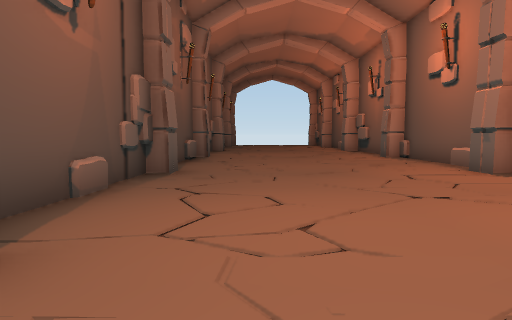
view 1 (above)

15 first-person views from a walk through a scene from a Unity 3-D project. The camera is 1.5 m above the floor, tilts 4° down and sees 75° across. The floor is counted in squares, 2 m on a side. Each view is taken from the middle of a square. On the plan, view 1 faces up. The plan holds only what a view shows up to about 11 squares ahead; the rest is blank. The place goes on beyond the plan.

view 2
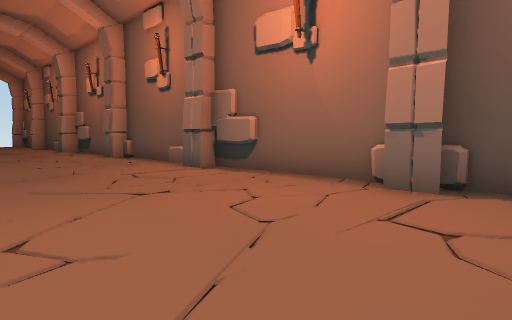

view 3
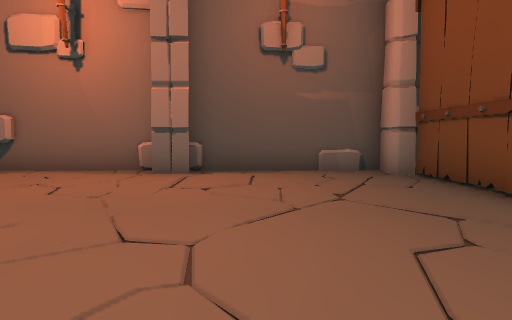

view 4
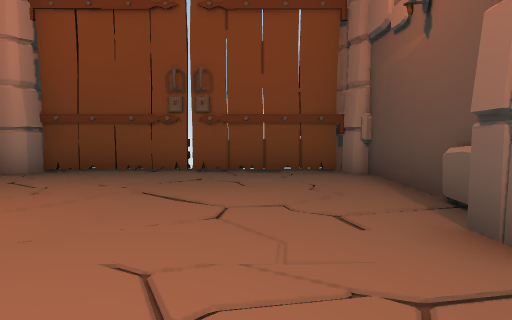

view 5
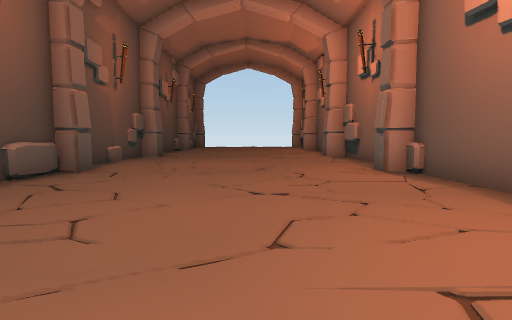

view 6
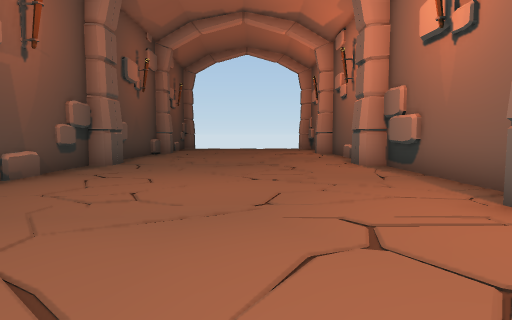

view 7
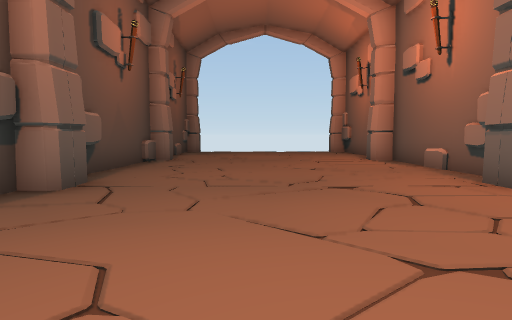

view 8
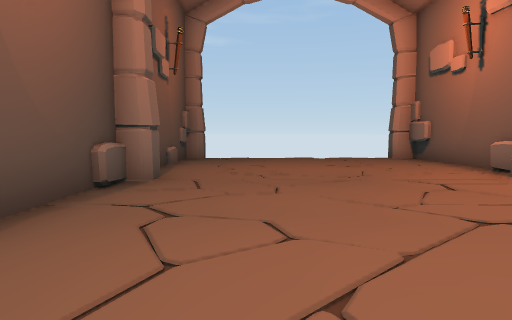

view 9
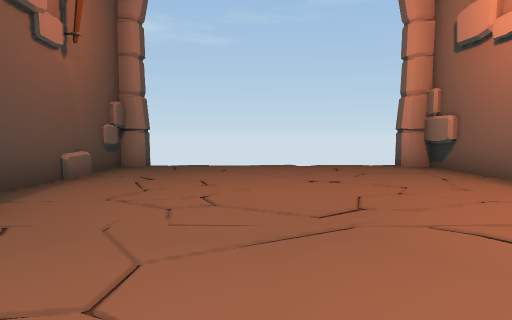

view 10
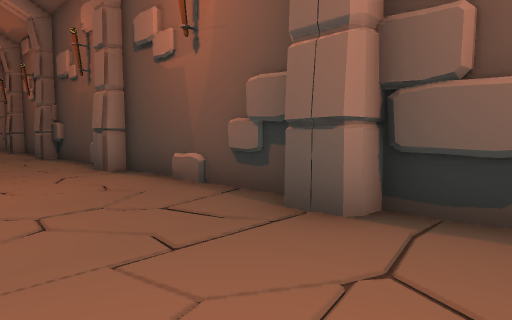

view 11
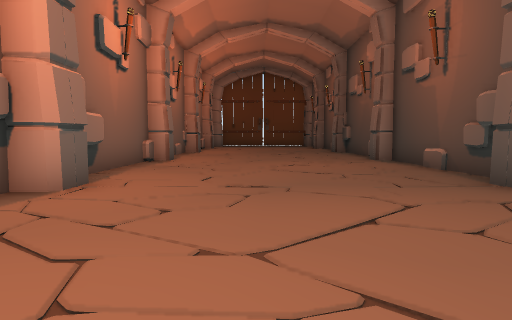

view 12
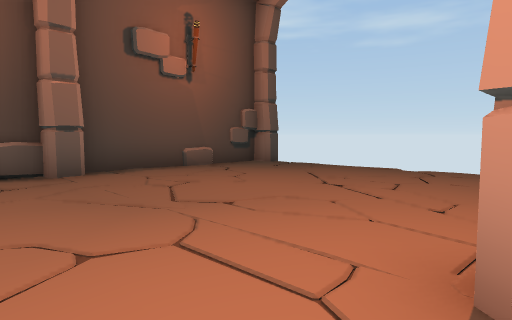

view 13
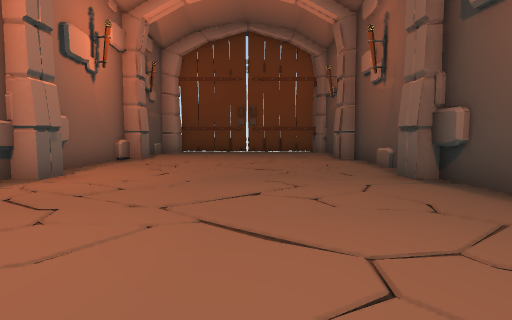

view 14
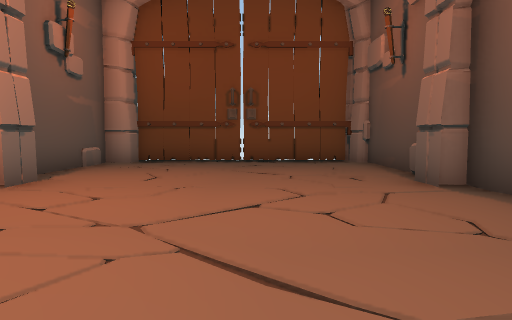

view 15
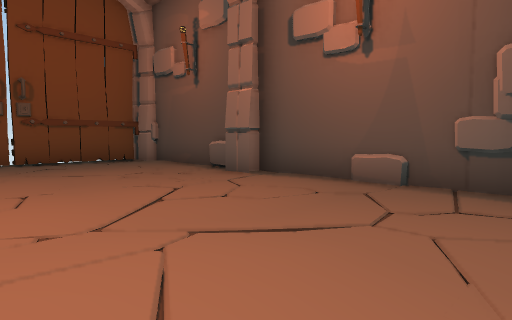

### Floor plan
Points are (right, up) in squares from view 1. A wall is a line through its corners. A room is listed if a view was taken in it or the views show most of it. See-through windows are left out.
Room 1 (views 1, 2, 3, 4, 5, 6, 7, 8, 9, 10, 11, 12, 13, 14, 15)
walls: (5.4, 12.5) (5.4, 17.6) (4.7, 17.6) (4.7, 18.5) (5.4, 18.5) (5.3, 23.6) (4.7, 23.6) (4.7, 24.1); (-1.9, 12.5) (-1.9, 12.1); (-2.1, 12.1) (-2.1, 10.6); (5.2, 15.9) (5.2, 16.7); (-2.3, 12.1) (-2.3, 7.1); (4.8, 7.1) (5.5, 7.1); (-2.1, 7.9) (-2.1, 7.1) (-1.8, 7.1); (-1.7, 7.4) (-1.7, 6.6) (-2.4, 6.6); (5.4, 6.9) (4.9, 6.9); (4.7, 6.5) (4.7, 7.4); (-1.8, 6.9) (-2.3, 6.9) (-2.3, 1.8) (-1.8, 1.8); (5.2, 2) (5.2, 2.5); (-1.7, 2.1) (-1.7, 1.2); (5.4, 2) (5.4, 12.1) (4.7, 12.1) (4.7, 12.5) (5.2, 12.5) (5.2, 13); (-1.6, 24.2) (-1.6, 23.6) (-2.3, 23.6) (-2.3, 18.5) (-1.7, 18.5) (-1.8, 17.6) (-2.3, 17.6) (-2.3, 12.5) (-1.7, 12.5) (-1.7, 12.1); (4.7, 1.2) (4.7, 2.1); (5.2, 24.7) (5.2, 25.4); (5.3, 24.9) (5.3, 29.3); (-2.3, 0.9) (-2.3, -2.9); (5.2, 28.2) (5.2, 29.3) (4.7, 29.3) (4.7, 29.9); (-2.2, -2.6) (-1.8, -3.3); (-2.1, -3.2) (4.6, -3.2) (4.8, -2.8) (5.4, -2.8) (5.4, 1.6); (-1.9, 29.3) (-2.4, 29.3) (-2.3, 24.2)
ways out: gap at (-2, 30)

Where each view was taken, in squares from view 1:
view 1: 0 up, 0 right, facing up
view 2: 0 up, 0 right, facing up-right
view 3: 0 up, 2 left, facing right
view 4: 4 up, 0 right, facing down
view 5: 5 up, 2 right, facing up
view 6: 9 up, 2 right, facing up
view 7: 13 up, 1 right, facing up
view 8: 18 up, 0 right, facing up
view 9: 21 up, 1 right, facing up
view 10: 20 up, 1 right, facing down-left
view 11: 23 up, 2 right, facing down
view 12: 22 up, 5 right, facing up-left
view 13: 13 up, 1 right, facing down
view 14: 7 up, 1 right, facing down
view 15: 7 up, 3 right, facing down-left
